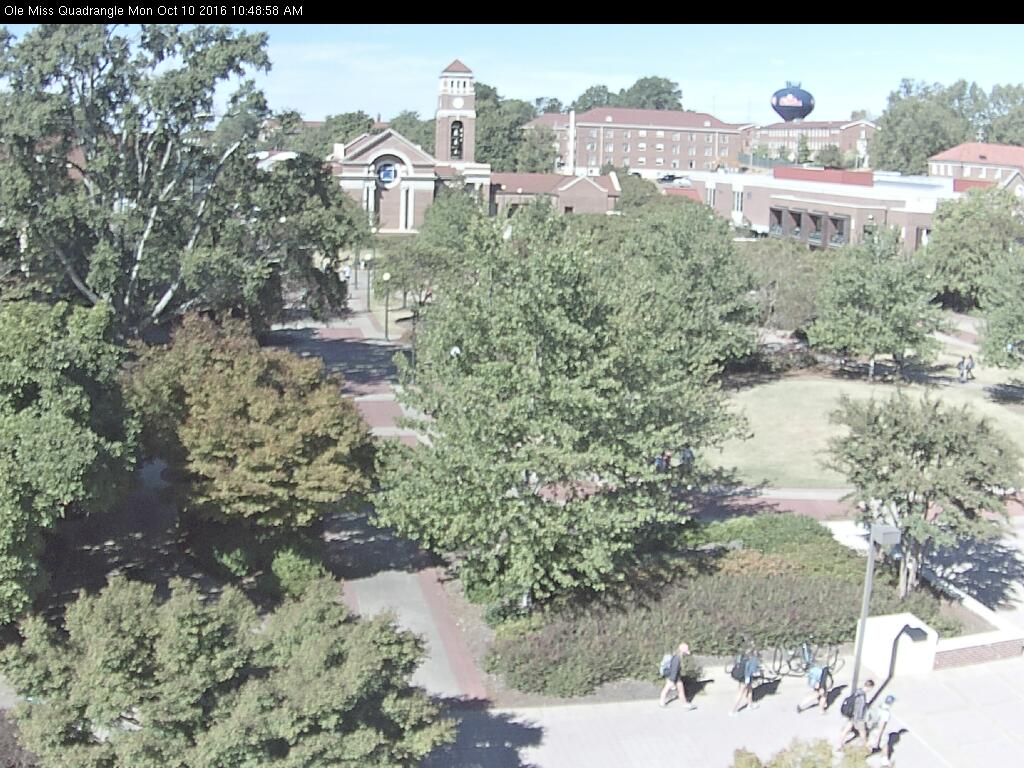
#> input picture DifferenceImage/local0.jpg, 1024 x 768 px; its folder holds 4 pictures in this run
$ python main.py 1.0   (Python 2 division)
#> lines starting #> are read from the running program, lines starting #| are printed output that depends on the picture

import sys
import os
from PIL import Image
import numpy as np
import matplotlib.pyplot as mplot

class ImageAnalysis():
    def __init__(self, threshold):
        self.threshold = threshold
        self.images = self.getImages()
        self.avgPic = self.getAvgImage()
        self.diffPic = self.getDiffImage()

    def getImages(self):
        f_list = os.listdir('.')
        images = []
        for pic in f_list:
            if pic[-3:] == 'jpg':
                pic = Image.open(pic)
#> pic is the input picture: PIL image 1024x768 RGB; mean R, G, B 149.8, 156.4, 147.1
                images.append(np.float32(pic))
        return images

    def getAvgImage(self):
        avg = 0
        for pic in self.images:
            avg += pic
#> this loop made 4 passes
#> pass 2, in getAvgImage, `avg += pic`:
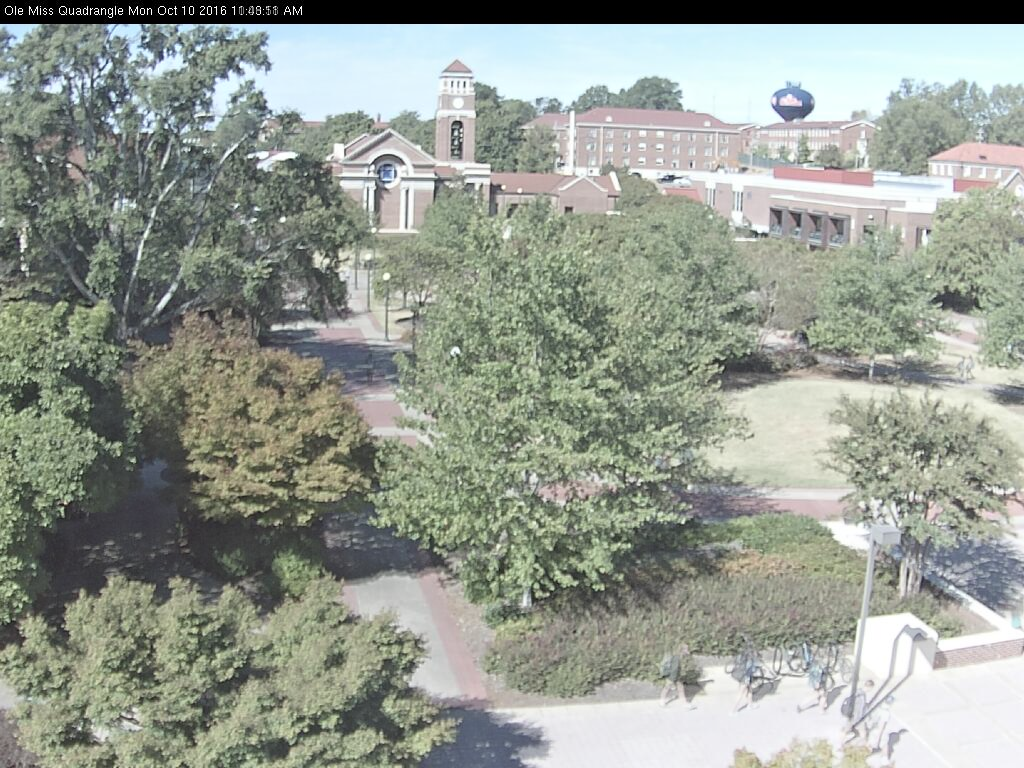
#> avg: shape (768, 1024, 3) float32; mean R, G, B 298.9, 311.4, 292.4; drawn with min black and max white
        return avg/len(self.images)

    def getDiffImage(self):
        diff = 0
        for i in range(1, len(self.images)):
            diff += abs(self.images[i] - self.images[i-1])
#> this loop made 3 passes
#> pass 1, in getDiffImage, `diff += abs(self.images[i] - self.images[i-1])`:
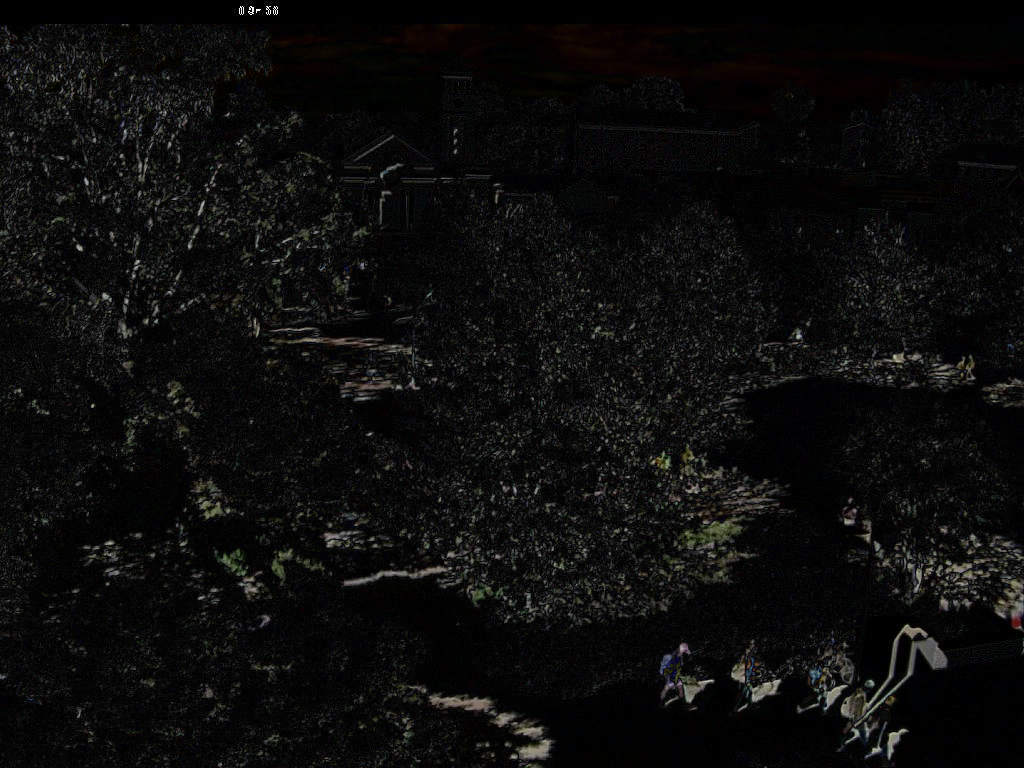
#> diff: shape (768, 1024, 3) float32; mean of channels 0, 1, 2 12.3, 12.2, 11.7; drawn as R, G, B
#> pass 2, in getDiffImage, `diff += abs(self.images[i] - self.images[i-1])`:
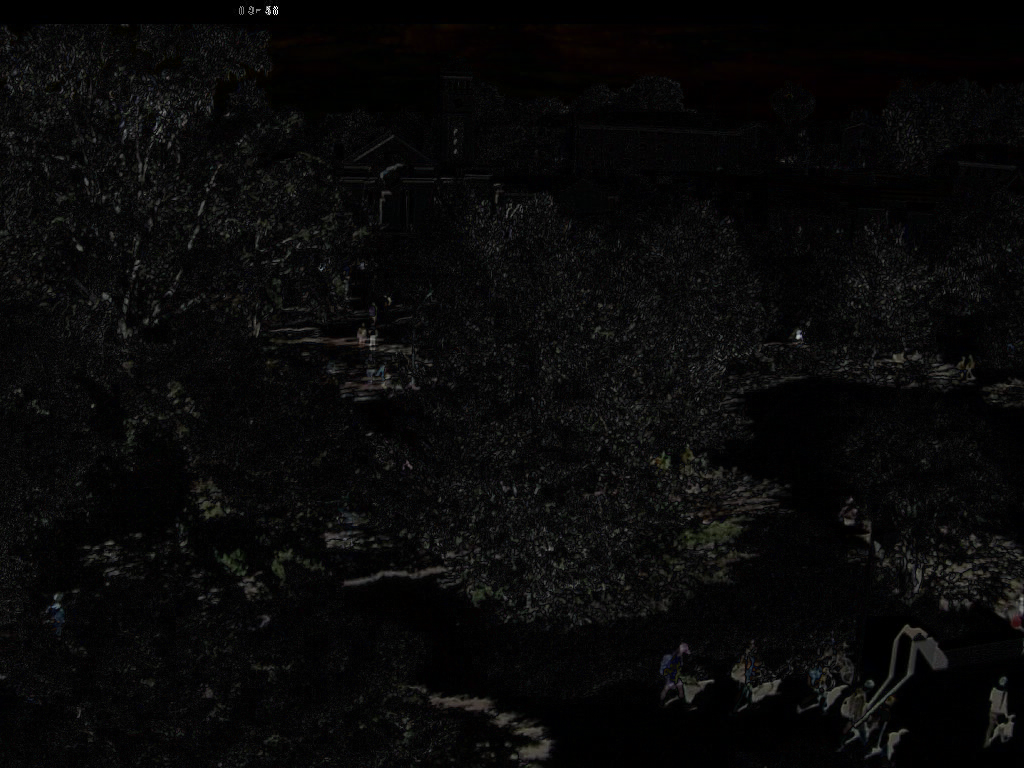
#> diff: shape (768, 1024, 3) float32; mean of channels 0, 1, 2 17.7, 17.4, 17; drawn with min black and max white
        return diff/(len(self.images)-1)

    def getAvgDiffImage(self):
        for row in range(len(self.avgPic)):
            for col in range(len(self.avgPic[0])):
                r = sum(self.diffPic[row][col])/(sum(self.avgPic[row][col]))
                if r > self.threshold:
                    self.avgPic[row][col] = [255,0,0]
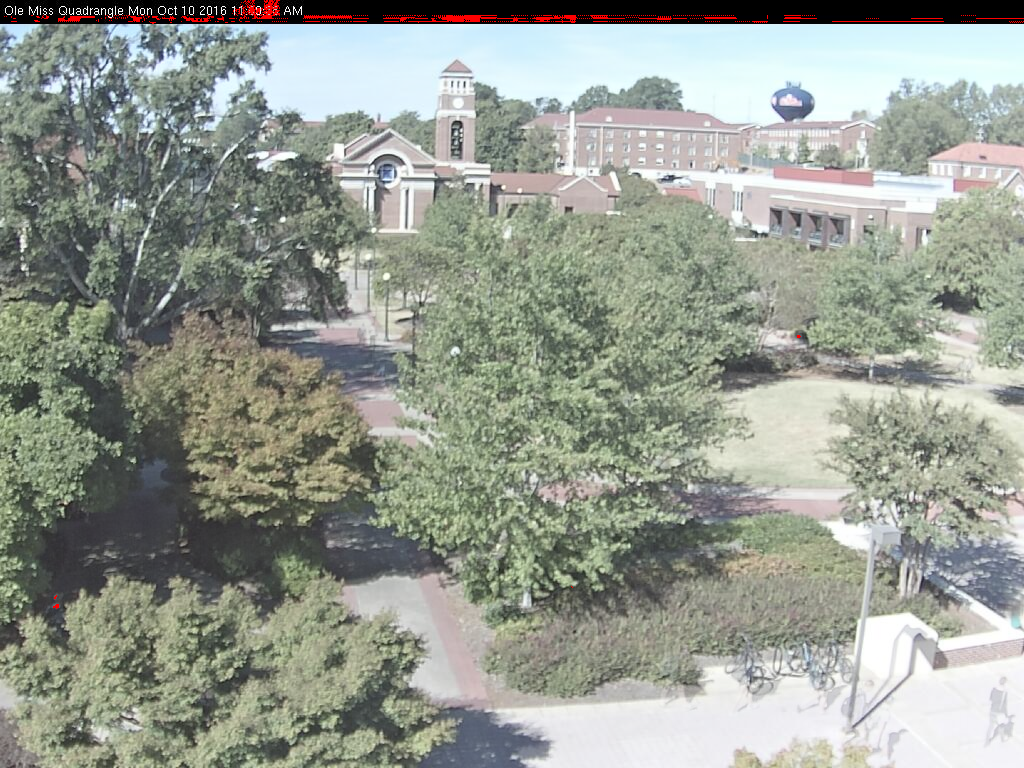
#> self.avgPic: shape (768, 1024, 3) float32; mean of channels 0, 1, 2 150, 155.3, 145.7; drawn as R, G, B

    def plot(self):
        avg_img=np.clip(self.avgPic, 0, 255)
        avg_img=np.uint8(avg_img)
        mplot.imshow(avg_img)
        mplot.show()


def main():
    if len(sys.argv) != 2:
        print '2 arguments are expected  <main.py> <threshold>'
        sys.exit()
    try:
        threshold = float(sys.argv[1])
    except ValueError:
        print "Not a float"
        sys.exit()
    if 0 <= threshold <= 1:
        IA = ImageAnalysis(threshold)
        IA.getAvgDiffImage()
        IA.plot()
    else:
        print "threshold should be between 0 and 1"


if __name__ == '__main__':
    main()
